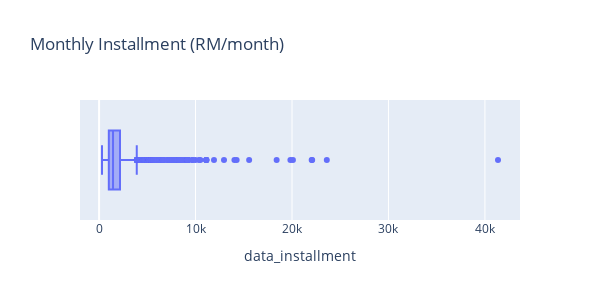

This figure's notebook cell:
### Markdown cell above
From the summary above, we can find that the `data_installment` and `listing_price` are having some anomalous data, as well as the `seat_capacity` (max=28). Some boxplots are plotted to check the data.

### Code cell
data = df_carlist02.data_installment
fig = px.box(data , x = "data_installment",points="outliers",title="Monthly Installment (RM/month)",width=600,height=300)
fig.show()

### Figure 1 — Plotly figure (JSON) as saved in the notebook; plotly's stock layout.template omitted (floating-point values rounded to 4 significant figures; data arrays with more than 128 entries replaced by an {"elided": "..."} marker saying what was removed)
{"data": [{"alignmentgroup": "True", "boxpoints": "outliers", "hovertemplate": "data_installment=%{x}<extra></extra>", "legendgroup": "", "marker": {"color": "#636efa"}, "name": "", "notched": false, "offsetgroup": "", "orientation": "h", "showlegend": false, "type": "box", "x": {"elided": "5600 int values"}, "x0": " ", "xaxis": "x", "y0": " ", "yaxis": "y"}], "layout": {"boxmode": "group", "height": 300, "legend": {"tracegroupgap": 0}, "title": {"text": "Monthly Installment (RM/month)"}, "width": 600, "xaxis": {"anchor": "y", "domain": [0, 1], "title": {"text": "data_installment"}}, "yaxis": {"anchor": "x", "domain": [0, 1]}}}
